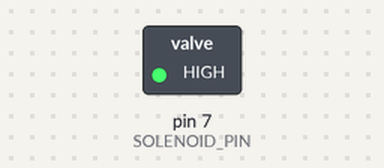
Bench run of a sketch on a simulated Arduino Uno, built with avr-gcc and run on an emulated ATmega328P. Shown: switched loads named in the sketch (green lamp = pin HIGH). What the sketch prints to the serial monitor is not drawn.

Above: at 0.1 s.
Timing chart, 0 to 1.6 s (numbered marks = the images above):
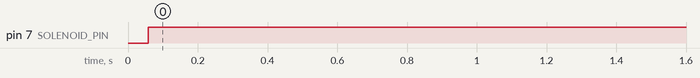

Measured:
- by itself, pin 7 (SOLENOID_PIN): LOW → HIGH at 0.06 s

The sketch:

AutoWater.ino
```cpp
/**
 * AutoWater.ino
 * Automate watering a plant using a solenoid valve
 * and a moisture sensor.
 * Author: eindiran <eindiran@uchicago.edu>
 */

/** Initialize globals */
const int DELAY_SECONDS = 5;   // Time between moisture checks
const int AIR_VALUE = 1000;    // Replace this value with sensor reading of air
const int WATER_VALUE = 200;   // Replace this value with sensor reading of water
const int INTERVAL = 200;      // Replace this with (AIR_VALUE - WATER_VALUE)/4
const int DRY_THRESH = 425;    // The moisture value beneath which you water
const int SOLENOID_PIN = 7;    // Arduino pin tied to the SV
const int WATER_TIME_MS = 450; // Time to open the SV in ms
const int DEBUG = 1;           // 0,1,2 toggle verboseness off-low-high
                               // 3 and > turn off watering, but preserve verboseness

/**
 * setup() --> One-time setup tasks go here.
 * Opening up the serial port, set the baud rate to 9600 and prep the SV's pin.
 */
void setup() {
  Serial.begin(9600);
  pinMode(SOLENOID_PIN, OUTPUT);
}

/**
 * get_moisture_level() --> Sets a string encoding moisture level.
 * Uses ranges / buckets to define moisture level. These buckets
 * allow you to determine to a coarse degree how moist it is.
 */
void get_moisture_level(int moisture_val, String &moisture_level) {
  switch (moisture_val) {
    // This special form of `case` syntax is supported by gcc and therefore by Arduino
    // It allows you to specify a range; `case A ... B` is true whenever the value being
    // switched on is between A and B.
    case (WATER_VALUE - 100) ... WATER_VALUE:
      moisture_level = "Humidity: 100%";
      break;
    case (WATER_VALUE + 1) ... (WATER_VALUE + INTERVAL):
      moisture_level = "Humidity: >75%";
      break;
    case (WATER_VALUE + INTERVAL + 1) ... (WATER_VALUE + 2 * INTERVAL):
      moisture_level = "Humidity: >50%";
      break;
    case (WATER_VALUE + 2 * INTERVAL + 1) ... (WATER_VALUE + 3 * INTERVAL):
      moisture_level = "Humidity: >25%";
      break;
    case (WATER_VALUE + 3 * INTERVAL + 1) ... AIR_VALUE:
      moisture_level = "Humidity: >0%";
      break;
    default: // Humididty level of soil is less than humidity in air
      moisture_level = "Humidity: 0%";
      break;
  }
}

/**
 * moisture_percentage() --> Returns an int representing the humidity
 * percentage. It is calculated based on the range of the baseline values
 * for AIR_VALUE and WATER_VALUE.
 */
int moisture_percentage(int moisture_val) {
  int moisture_range = AIR_VALUE - WATER_VALUE;
  return ((moisture_val - WATER_VALUE) * 100) / moisture_range;
}

/**
 * get_moisture_percentage() -->  sets a string encoding the moisture level
 * as an exact percentage. The sensor may drift, so this percentage can appear to
 * "float" around.
 */
void get_moisture_percentage(int moisture_val, String &moisture_level) {
  int moisture_pcent_val = moisture_percentage(moisture_val);
  moisture_level = "Humididty: " + String(moisture_pcent_val) + "%";
}

/**
 * nc_turn_solenoid() --> Puts a normally-closed solenoid valve
 * into its open state for num_seconds, then closes it.
 */
void nc_turn_solenoid(int num_seconds) {
  int num_ms = num_seconds * 1000;
  if (DEBUG) {
    Serial.print("Opening solenoid valve for "); Serial.println(num_seconds);
  }
  digitalWrite(SOLENOID_PIN, HIGH); // Switched magnet on; open
  delay(num_ms);
  digitalWrite(SOLENOID_PIN, LOW);  // Switched magnet off; closed
  if (DEBUG) {
    Serial.println("Solenoid valve closed.");
  }
}

/**
 * water_plant() --> Water the plant based on the moisture sensor readings.
 */
void water_plant(int moisture_val) {
  if (moisture_val > DRY_THRESH) {
    if (DEBUG) {
      Serial.println("Moisture beneath threshold: watering plant.");
    }
    nc_turn_solenoid(WATER_TIME_MS);
  } else if (DEBUG) {
    Serial.println("Moisture level above threshold: not watering plant.");
  }
}

/**
 * print_sensor_value() --> Print the exact sensor value. Takes a single
 * int as input.
 */
void print_sensor_value(int val) {
  Serial.print("Moisture Sensor Value:\t"); Serial.println(val);
}

/**
 * loop() --> Main loop of the program.
 * (1) Read moisture sensor.
 * (2) Print out information about the sensor if necessary.
 * (3) If the moisture level is beneath the dryness threshold,
 *     we now try watering the plant via water_plant().
 * (3) Wait a reasonable period of time before checking the sensor
 *     again.
 */
void loop() {
  int moisture_val;             // reading from moisture sensor
  moisture_val = analogRead(0); // connect sensor to Analog 0
  print_sensor_value(moisture_val);
  if (DEBUG == 1) {
    // Print human-readable moisture levels, as buckets
    String moisture_level;
    get_moisture_level(moisture_val, moisture_level);
    Serial.println(moisture_level);
  } else if (DEBUG > 1) {
    // Print human-readable moisture levels, as percentages
    String moisture_level;
    get_moisture_percentage(moisture_val, moisture_level);
    Serial.println(moisture_level);
  } else if (DEBUG > 2) {
    // Check sensor, without actually activating the SV
    delay(DELAY_SECONDS * 1000);
    return;
  }
  // If your DEBUG was > 2, you expect to skip this step.
  water_plant(moisture_val);
  delay(DELAY_SECONDS * 1000);
}
```
